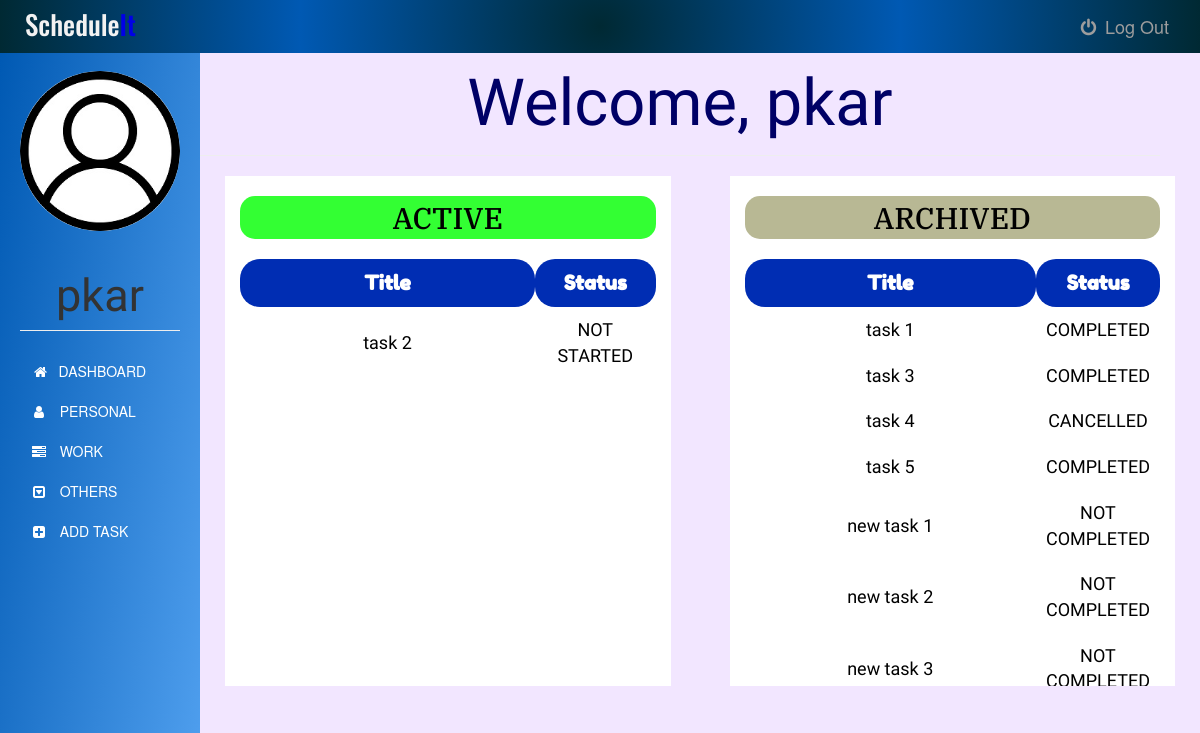
Page /dashboard (signed in) on the earlier database version.
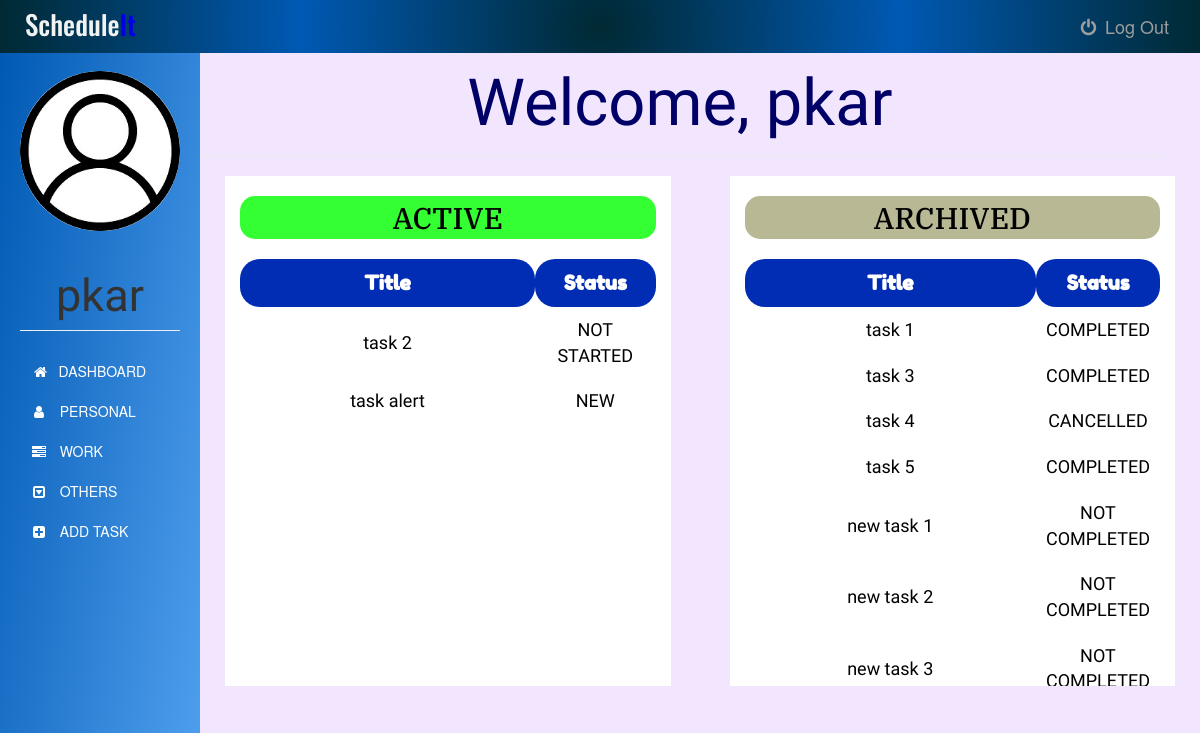
Same page on the later database version.
### app.py (models this page shows)
class Task(db.Model):
    id = db.Column(db.Integer, primary_key=True)
    title = db.Column(db.Text, nullable=False)
    date = db.Column(db.Date, nullable=False)
    content = db.Column(db.Text, nullable=False)
    WorkType = db.Column(db.Text, nullable=False)
    priority = db.Column(db.Text)
    status = db.Column(db.Text, nullable=False, default='NEW')
    user_id = db.Column(db.Integer, db.ForeignKey('user.id'), nullable=False)

### app.py (the view)
@app.route('/dashboard')
@login_required
def dashboard():
    tasks = Task.query.filter_by(user_id=current_user.id)
    return render_template('dashboard.html', tasks= tasks, name=current_user.username, tdate=date.today())

### app.py (called while the page is built)
@login_manager.user_loader
def load_user(user_id):
    return User.query.get(int(user_id))

### templates/dashboard.html (shortened to what the changed rows need)
{% extends "bootstrap/base.html" %}
{% block styles %}
{{super()}}
<link rel="stylesheet" href="{{url_for('.static', filename='dashboard.css')}}">
<link rel="stylesheet" href="https://maxcdn.bootstrapcdn.com/font-awesome/4.7.0/css/font-awesome.min.css">
{% endblock %}
{% block content %}
    <div class="container-fluid">
      <div class="row">
        <nav class=" sidebar">
          <div class="image img-cir img-120">
            <center>
              <h1 class="page-header">{{ name }}</h1>
            </center>
          </div>
        </nav>
        <div class="col-sm-9 col-sm-offset-2 col-md-10 col-md-offset-2 main">
          <center><h1 class="page-header">Welcome, {{ name }}</h1></center>
          <div class="row">
          <div class="col-md-5 col-md-offset-0 content-active">
            <h2>ACTIVE</h2>
            <table>
              <thead>
                <tr>
                  <th class="title">Title</th>
                  <th class="status">Status</th>
                </tr>
              </thead>
              <tbody>
                {% for task in tasks %}
                  {% if (task.status == "NEW" or task.status == "IN PROGRESS" or task.status == "NOT STARTED") and tdate <= task.date %}
                    <tr>
                      <td class="title">{{task.title}}</td>
                      <td class="status">{{task.status}}</td>
                    </tr>
                  {% endif %}
                {% endfor %}
              </tbody>
            </table>
          </div>
          <div class=" col-md-5 col-md-offset-0 content-archive">
            <h2>ARCHIVED</h2>
            <table>
              <thead>
                <tr>
                  <th class="title">Title</th>
                  <th class="status">Status</th>
                </tr>
              </thead>
              <tbody>
                {% for task in tasks %}
                  {% if (task.status != "NEW" and task.status != "IN PROGRESS" and task.status != "NOT STARTED") or tdate > task.date %}
                  <tr>
                    <td class="title">{{task.title}}</td>
                    {% if tdate > task.date and (task.status !="CANCELLED" or task.status !="COMPLETED") %}
                      <td class="status">NOT COMPLETED</td>
                    {% else %}
                      <td class="status">{{task.status}}</td>
                    {% endif %}
                  </tr>
                  {% endif %}
                {% endfor %}
              </tbody>
            </table>
          </div>
          </div>
        </div>
      </div>
    </div>
{% endblock %}

Differences in the rows shown:
added Task: title "task alert", status "NEW", shown under "ACTIVE"
